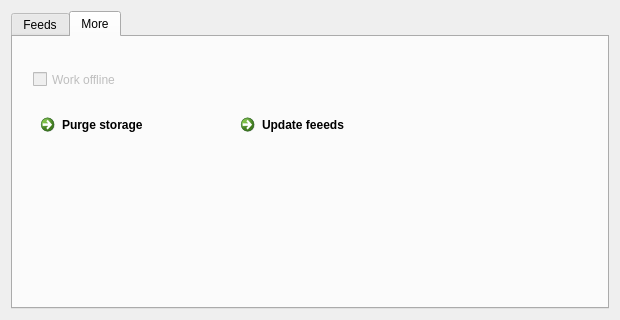
<?xml version="1.0" encoding="UTF-8"?>
<ui version="4.0">
 <class>Dialog</class>
 <widget class="QDialog" name="Dialog">
  <property name="geometry">
   <rect>
    <x>0</x>
    <y>0</y>
    <width>620</width>
    <height>320</height>
   </rect>
  </property>
  <property name="windowTitle">
   <string>Preferences</string>
  </property>
  <layout class="QGridLayout" name="gridLayout">
   <item row="1" column="0">
    <widget class="QTabWidget" name="tabWidget">
     <property name="currentIndex">
      <number>1</number>
     </property>
     <widget class="QWidget" name="tab">
      <attribute name="title">
       <string>Feeds</string>
      </attribute>
      <widget class="QLabel" name="label">
       <property name="geometry">
        <rect>
         <x>10</x>
         <y>10</y>
         <width>531</width>
         <height>30</height>
        </rect>
       </property>
       <property name="text">
        <string>Feed cache handler</string>
       </property>
      </widget>
      <widget class="QLabel" name="label_2">
       <property name="geometry">
        <rect>
         <x>40</x>
         <y>50</y>
         <width>300</width>
         <height>20</height>
        </rect>
       </property>
       <property name="text">
        <string>Max number of items to be saved per feeds</string>
       </property>
      </widget>
      <widget class="QSpinBox" name="spinBox">
       <property name="geometry">
        <rect>
         <x>331</x>
         <y>43</y>
         <width>120</width>
         <height>32</height>
        </rect>
       </property>
       <property name="maximum">
        <number>999999999</number>
       </property>
       <property name="value">
        <number>500</number>
       </property>
      </widget>
      <widget class="QLabel" name="label_3">
       <property name="geometry">
        <rect>
         <x>11</x>
         <y>90</y>
         <width>531</width>
         <height>30</height>
        </rect>
       </property>
       <property name="text">
        <string>Feeds Update</string>
       </property>
      </widget>
      <widget class="QLabel" name="label_4">
       <property name="geometry">
        <rect>
         <x>40</x>
         <y>154</y>
         <width>111</width>
         <height>20</height>
        </rect>
       </property>
       <property name="text">
        <string>Refresh interval</string>
       </property>
      </widget>
      <widget class="QSpinBox" name="spinBox_2">
       <property name="enabled">
        <bool>false</bool>
       </property>
       <property name="geometry">
        <rect>
         <x>160</x>
         <y>150</y>
         <width>120</width>
         <height>32</height>
        </rect>
       </property>
       <property name="value">
        <number>1</number>
       </property>
      </widget>
      <widget class="QCheckBox" name="checkBox">
       <property name="geometry">
        <rect>
         <x>40</x>
         <y>121</y>
         <width>351</width>
         <height>25</height>
        </rect>
       </property>
       <property name="text">
        <string>Update on startup</string>
       </property>
       <property name="checked">
        <bool>true</bool>
       </property>
      </widget>
      <widget class="QComboBox" name="comboBox">
       <property name="enabled">
        <bool>false</bool>
       </property>
       <property name="geometry">
        <rect>
         <x>304</x>
         <y>152</y>
         <width>78</width>
         <height>30</height>
        </rect>
       </property>
       <item>
        <property name="text">
         <string>Hours</string>
        </property>
       </item>
       <item>
        <property name="text">
         <string>Minutes</string>
        </property>
       </item>
      </widget>
     </widget>
     <widget class="QWidget" name="tab_3">
      <attribute name="title">
       <string>More</string>
      </attribute>
      <widget class="QCheckBox" name="checkBox_2">
       <property name="enabled">
        <bool>false</bool>
       </property>
       <property name="geometry">
        <rect>
         <x>20</x>
         <y>30</y>
         <width>141</width>
         <height>25</height>
        </rect>
       </property>
       <property name="text">
        <string>Work offline</string>
       </property>
      </widget>
      <widget class="QCommandLinkButton" name="commandLinkButton">
       <property name="geometry">
        <rect>
         <x>20</x>
         <y>70</y>
         <width>175</width>
         <height>41</height>
        </rect>
       </property>
       <property name="text">
        <string>Purge storage</string>
       </property>
       <property name="icon">
        <iconset resource="../res.qrc">
         <normaloff>:/images/delete.jpeg</normaloff>:/images/delete.jpeg</iconset>
       </property>
      </widget>
      <widget class="QCommandLinkButton" name="commandLinkButton_2">
       <property name="geometry">
        <rect>
         <x>220</x>
         <y>70</y>
         <width>175</width>
         <height>41</height>
        </rect>
       </property>
       <property name="text">
        <string>Update feeeds</string>
       </property>
       <property name="icon">
        <iconset resource="../res.qrc">
         <normaloff>:/images/refresh.jpeg</normaloff>:/images/refresh.jpeg</iconset>
       </property>
      </widget>
     </widget>
    </widget>
   </item>
  </layout>
 </widget>
 <resources>
  <include location="../res.qrc"/>
 </resources>
 <connections/>
</ui>
